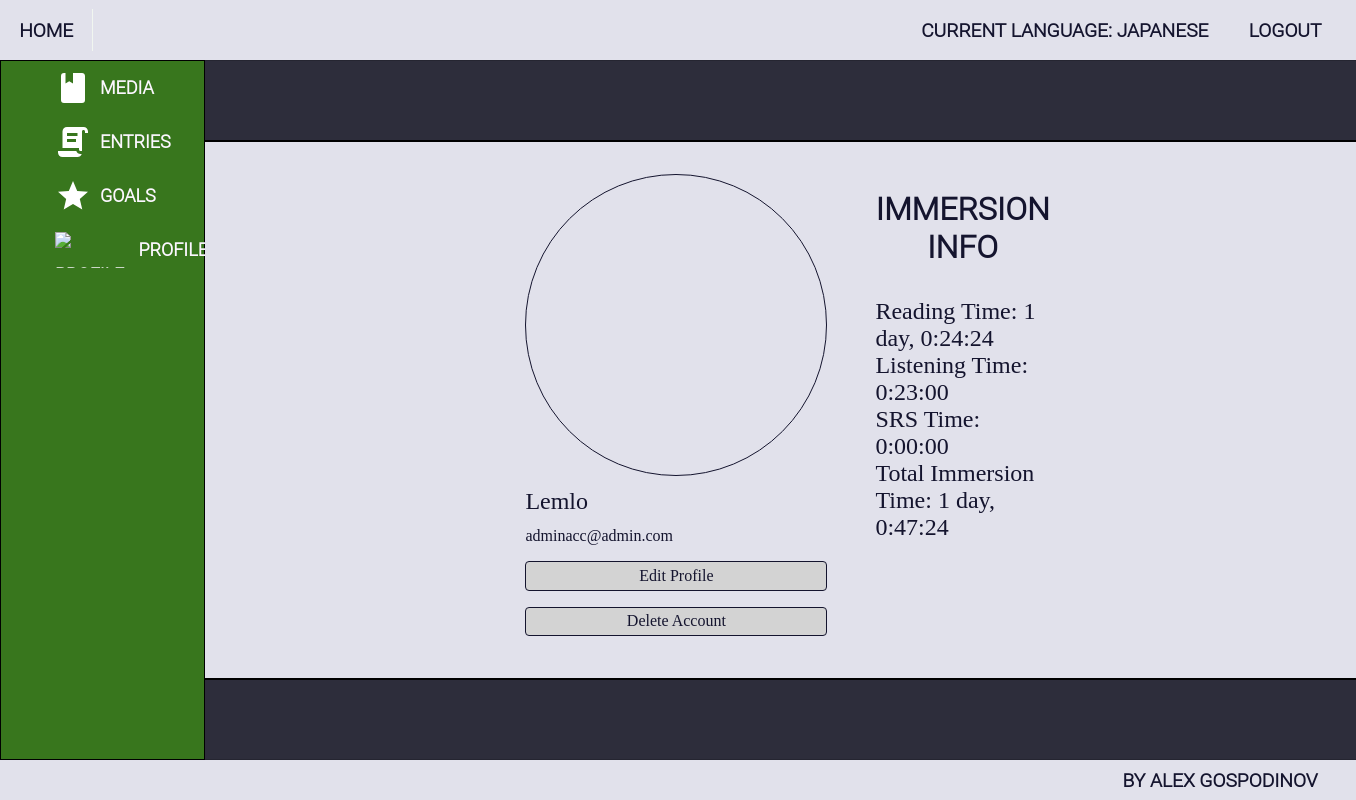
/accounts/profile/1/details/ (signed in), run on the app's committed database.
### ImmersionTracker/accounts/models.py (models this page shows, shortened)
class ImmersionTrackerUser(auth_models.AbstractBaseUser, auth_models.PermissionsMixin):
    MAX_EMAIL_LENGTH = 150
    MAX_FIRST_NAME_LENGTH = 150
    MAX_LAST_NAME_LENGTH = 150
    email = models.EmailField(
        _("email address"),
        max_length=MAX_EMAIL_LENGTH,
        unique=True,
        error_messages={
            "unique": _("A user with that email already exists."),
        },
    )
    first_name = models.CharField(_("first name"), max_length=MAX_FIRST_NAME_LENGTH, blank=True)
    last_name = models.CharField(_("last name"), max_length=MAX_LAST_NAME_LENGTH, blank=True)
    is_staff = models.BooleanField(
        _("staff status"),
        default=False,
        help_text=_("Designates whether the user can log into this admin site."),
    )
    is_active = models.BooleanField(
        _("active"),
        default=True,
        help_text=_(
            "Designates whether this user should be treated as active. "
            "Unselect this instead of deleting accounts."
        ),
    )
    date_joined = models.DateTimeField(_("date joined"), default=timezone.now)
    object = ImmersionTrackerUserManager()
    USERNAME_FIELD = 'email'

class Profile(models.Model):
    NICKNAME_MAX_LENGTH = 20
    nickname = models.CharField(
        max_length=NICKNAME_MAX_LENGTH,
        blank=True,
        null=True,
    )
    current_language = models.ForeignKey('languages.Language', on_delete=models.SET_NULL, blank=True, null=True)
    user = models.OneToOneField(
        ImmersionTrackerUser,
        on_delete=models.CASCADE,
        related_name='profile',
        primary_key=True,
    )
    @property
    def reading_time(self):
        return self.current_language.reading_time
    @property
    def listening_time(self):
        return self.current_language.listening_time
    def srs_time(self):
        return self.current_language.srs_time
    @property
    def immersion_time(self):
        return self.reading_time + self.listening_time

### ImmersionTracker/languages/models.py (models this page shows, shortened)
class Language(HasOwnerProfile, models.Model):
    LANGUAGE_NAME_MAX_LENGTH = 20
    name = models.CharField(
        max_length=LANGUAGE_NAME_MAX_LENGTH,
        null=False,
        blank=False,
    )
    @property
    def reading_time(self):
        return sum((entry.time_length for entry in self.readingentry_set.all()), datetime.timedelta())
    @property
    def listening_time(self):
        return sum((entry.time_length for entry in self.listeningentry_set.all()), datetime.timedelta())
    @property
    def srs_time(self):
        return sum((entry.time_length for entry in self.srsentry_set.all()), datetime.timedelta())

### ImmersionTracker/immersion_entries/models.py (models this page shows, shortened)
class BaseEntry(HasOwnerProfile, HasLanguage, models.Model):
    time_length = models.DurationField()
    created_on = models.DateField(
        auto_now_add=True,
    )
    edited_on = models.DateField(
        auto_now=True,
    )
    class Meta:
        abstract = True

class ReadingEntry(BaseEntry):
    char_length = models.IntegerField(
        default=None,
        null=True,
        blank=True,
    )
    media = models.ForeignKey(
        ReadingMedia,
        on_delete=models.DO_NOTHING,
        related_name='entries',
    )

class ListeningEntry(BaseEntry):
    media = models.ForeignKey(
        ListeningMedia,
        on_delete=models.DO_NOTHING,
        related_name='entries',
    )

### ImmersionTracker/accounts/views.py (the view)
# urls.py: path('<int:pk>/details/', ProfileDetailsView.as_view(), name='profile_details'),
class ProfileDetailsView(LoginRequiredMixin, views.DetailView):
    queryset = Profile.objects.all()
    template_name = 'accounts/profile_details.html'

### templates/accounts/profile_details.html
{% extends 'base.html' %}
{% block main_content %}
    <div class="profile-wrapper">
        <div class="profile-picture-and-nickname">
            <div class="profile-picture">
            </div>
            <div class="nickname-display">
                {{ object.nickname }}
            </div>
            <div class="email-display">
                {{ request.user.email }}
            </div>
            <a href="{% url 'profile_edit' pk=object.pk %}" class="edit-profile-btn">Edit Profile</a>
            <a href="{% url 'account_delete' pk=object.pk %}" class="edit-profile-btn">Delete Account</a>
        </div>
        <div class="profile-details-and-options">
            <div class="profile-details">
                <div class="immersion-info">
                    <div class="immersion-info-label"> IMMERSION INFO</div>
                    {% if request.user.profile.current_language %}
                        <div class="profile-details-value">Reading Time: {{ object.reading_time }}</div>
                        <div class="profile-details-value">Listening Time: {{ object.listening_time }}</div>
                        <div class="profile-details-value">SRS Time: {{ object.srs_time }}</div>
                        <div class="profile-details-value">Total Immersion Time: {{ object.immersion_time }}</div>
                    {% else %}
                        <div class="new-current-language-message">No current language set, no info to display</div>
                    {% endif %}
                </div>
            </div>
        </div>
    </div>
{% endblock %}

### templates/base.html (shortened to what this page needs)
{% load static %}
<!DOCTYPE html>
<html lang="en">
<head>
    <link rel="stylesheet" href="{% static 'style/style.css' %}">
</head>
<body>
    <header>
        <div class="go-to-index-btn">
            <a href="{% url 'index' %}"> Home </a>
        </div>
        <div class="navigation">
            <ul class="header-nav logout-and-language">
                {% if request.user.is_authenticated %}
                    <li><a href="{% url 'languages_index' %}">Current Language:
                        {% if request.user.profile.current_language %}
                            {{ request.user.profile.current_language.name }}
                        {% else %}
                            None
                        {% endif %}
                        </a>
                    </li>
                    <li><a href="{% url 'logout' %}"> Logout </a></li>
                {% else %}
                    <li><a href="{% url 'login' %}"> Log In </a></li>
                    <li><a href="{% url 'register_account' %}"> Register </a></li>
                {% endif %}
            </ul>
        </div>
    </header>
    <div class="base-wrapper">
    <div class="sidebar">
        <ul class="sidebar-buttons">
            {% if request.user.is_authenticated %}
                <li class="sidebar-button">
                    <div class="sidebar-button-wrapper">
                        <img class="sidebar-icon" src="{% static 'icons/media.svg' %}" alt="media-icon">
                        <div class="sidebar-button-link">
                            <a href="{% url 'all_media' %}">media</a>
                        </div>
                    </div>
                </li>
                <li class="sidebar-button">
                    <div class="sidebar-button-wrapper">
                        <img class="sidebar-icon" src="{% static 'icons/entry_text.svg' %}" alt="entry-icon">
                        <div class="sidebar-button-link">
                            <a href="{% url 'all_entries' %}">entries</a>
                        </div>
                    </div>
                </li>
                <li class="sidebar-button">
                    <div class="sidebar-button-wrapper">
                        <img class="sidebar-icon" src="{% static 'icons/goal.svg' %}" alt="goal-icon">
                        <div class="sidebar-button-link">
                            <a href="{% url 'all_goals' %}">goals</a>
                        </div>
                    </div>
                </li>
                <li class="sidebar-button">
                    <div class="sidebar-button-wrapper">
                        <img class="sidebar-icon" src="{% static 'icons/profile.svg' %}" alt="profile-icon">
                        <div class="sidebar-button-link">
                            <a href="{% url 'profile_details' pk=request.user.id %}">profile</a>
                        </div>
                    </div>
                </li>
            {% endif %}
        </ul>
    </div>
        {% block main_content %}
        {% endblock %}
    </div>
    <footer class="footer">
        <p class="credit">By Alex Gospodinov</p>
    </footer>
</body>
</html>

### staticfiles/style/main.css (style rules this page uses)
body { background-color: #2d2d3b; color: #FCF7FF; height: 100vh; margin: 0; padding: 0; display: flex; flex-direction: column; }
a { color: inherit; text-decoration: none; }
.base-wrapper { flex: 1; display: flex; }
html { overflow: hidden; }

### staticfiles/style/header_footer_and_sidebar.css (style rules this page uses)
header, footer { background-color: #e1e1eb; color: #14142e; font-size: larger; font-family: "Roboto Light", sans-serif; font-weight: bold; text-transform: uppercase; height: 60px; box-shadow: 1px 0 1px black; display: flex; flex-direction: row; align-items: center; }
.footer { height: 40px; justify-content: end; padding-right: 2em; }
.navigation { display: flex; flex-direction: row; justify-content: end; flex: 1; }
.header-nav { margin: 1em 0 1em 0; padding: 0 1em 0 1em; list-style-type: none; display: flex; flex-direction: row; gap: 0.5em; }
.header-nav > li { padding: 0.5em 0.8em 0.5em 0.8em }
.go-to-index-btn { flex: 0; padding: 0.5em 1em 0.5em 1em; margin-right: 0.5em; border-right: 0.1em solid #f1f6f0; }
.sidebar { width: 15%; flex-shrink: 0; background-color: #38761d; border: 1px solid black; font-size: large; font-family: "Roboto Light", sans-serif; font-weight: bold; }
.sidebar > ul { list-style-type: none; text-transform: uppercase; }
.sidebar-button-wrapper { display: flex; align-items: center; gap: 0.5em; }
.sidebar-button-wrapper > img { box-sizing: border-box; height: 2em; padding-left: 3em; }
.sidebar-button { width: 100%; height: 3em; line-height: 3em; text-align: center; }
ul { padding: 0; margin: 0; }

### staticfiles/style/profile_details.css (style rules this page uses)
.profile-wrapper { width: 100%; display: flex; flex-direction: row; gap: 3em; flex: 1; justify-content: space-between; background-color: #e1e1eb; color: #14142e; border-top: 2px solid black; border-bottom: 2px solid black; margin: 5em 0 5em 0; padding: 2em 20em 0 20em; }
.profile-picture { width: 300px; height: 300px; border-radius: 50%; border: 1px solid #14142e; }
.nickname-display { flex: 1; font-size: x-large; padding: 0.5em 0 0.5em 0; }
.edit-profile-btn { display: block; padding: 0.3em 1em; margin-top: 1em; border: 1px solid #14142e; border-radius: 4px; background: lightgray; text-align: center; }
.profile-details-and-options { flex: 1; }
.immersion-info-label { padding: 0.5em 0 1em 0; font-size: 2em; font-family: "Roboto Light", sans-serif; font-weight: bold; text-align: center; }
.profile-details-value { font-size: 1.5em; }

### data on the page
ImmersionTrackerUser: user.profile.current_language.name "JAPANESE", user.email "adminacc@admin.com"
Profile: nickname "Lemlo", reading_time "1 day, 0:24:24", listening_time "0:23:00", srs_time "0:00:00", immersion_time "1 day, 0:47:24"
